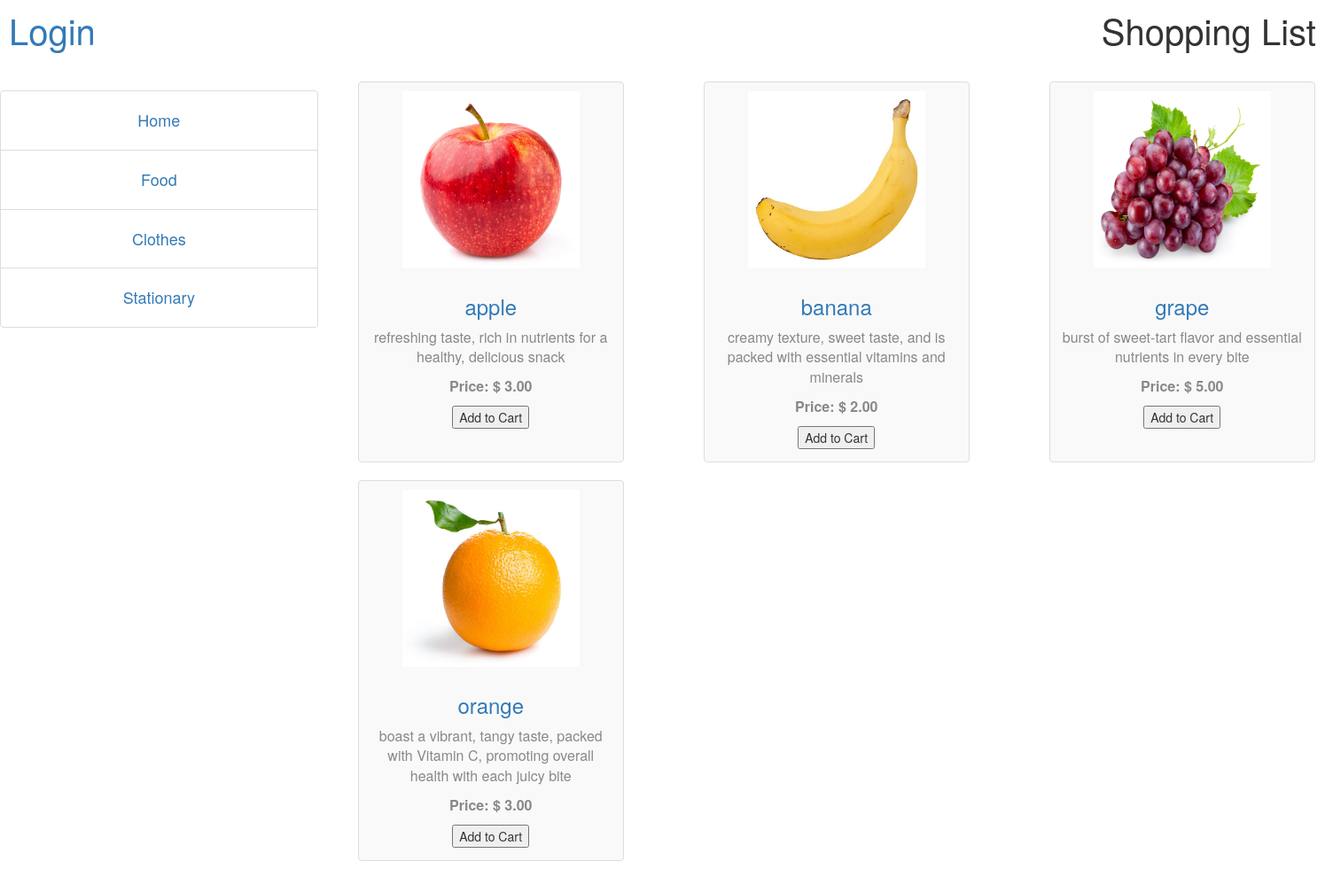
The page /home.php?catid=4 on the database its author committed.
### tables this page shows
CREATE TABLE products (
 pid INTEGER PRIMARY KEY AUTOINCREMENT,
 catid INTEGER,
 name TEXT,
 price FLOAT,
 description TEXT,
 image BLOB,
 FOREIGN KEY(catid) REFERENCES categories(catid)
);

### lib/selectfromcatid.php (called while the page is built)
<?php
$pdo = new PDO('sqlite:../cart.db');
if(isset($_GET['catid'])) {
    $catid = (int)$_GET['catid'];
    $stmt = $pdo->prepare('SELECT pid, catid, name, description, price, image FROM products WHERE catid = :catid');
    $stmt->bindParam(':catid', $catid, PDO::PARAM_INT);
} else {
    $stmt = $pdo->prepare('SELECT pid, catid, name, description, price, image FROM products');
}
$stmt->execute();
$products = $stmt->fetchAll(PDO::FETCH_ASSOC);
return $products;
?>

### home.php (the view, shortened to what this page needs)
<!DOCTYPE html>
<html lang="en">
<head>
  <link href="style.css" rel="stylesheet">
  <link rel="stylesheet" href="https://maxcdn.bootstrapcdn.com/bootstrap/3.4.1/css/bootstrap.min.css">
</head>
<body>
  <header class="list-container">
    <div id="login"><a href="admin.php">Login</a>
      <div id="login"></div>
    </div>
    <div id="list-content">
      Shopping List
    </div>
  </header>
  <div class="container-fluid text-center">
    <div class="row content">
      <ul class="col-sm-3 list-group">
        <li class="list-group-item"><a href="home.php">Home</a></li>
        <li class="list-group-item"><a href="?catid=4">Food</a></li>
        <li class="list-group-item"><a href="?catid=5">Clothes</a></li>
        <li class="list-group-item"><a href="?catid=6">Stationary</a></li>
      </ul>
      <div id="category1" class="col-sm-9">
        <div class="container mt-4">
          <div class="row">
            <?php
            $products = include 'lib/selectfromcatid.php';
            if (!isset($_GET['catid'])) {
              foreach ($products as $product) {
                ?>
                <div class="col-md-4 col-sm-6">
                  <div class="product-item">
                    <a href="product-details.php?pid=<?= urlencode($product['pid']) ?>">
                      <img alt="<?= htmlspecialchars($product['name']) ?>"
                        src="images/<?= htmlspecialchars($product['image']) ?>" class="product-image" />
                    </a>
                    <a href="product-details.php?pid=<?= urlencode($product['pid']) ?>">
                      <h3>
                        <?= htmlspecialchars($product['name']) ?>
                      </h3>
                    </a>
                    <p>
                      <?= htmlspecialchars($product['description']) ?>
                    </p>
                    <p class="price">Price: $
                      <?= number_format($product['price'], 2) ?>
                    </p>
                    <button type="button"
                      onclick="addToCart('<?= addslashes(htmlspecialchars($product['name'])) ?>', <?= htmlspecialchars($product['price']) ?>)">Add to Cart</button>
                  </div>
                </div>
                <?php
              }
            } else {
              foreach ($products as $product) {
                ?>
                <div class="col-md-4 col-sm-6">
                  <div class="product-item">
                    <a href="product-details.php?pid=<?= urlencode($product['pid']) ?>">
                      <img alt="<?= htmlspecialchars($product['name']) ?>"
                        src="images/<?= htmlspecialchars($product['image']) ?>" class="product-image" />
                    </a>
                    <a href="product-details.php?pid=<?= urlencode($product['pid']) ?>">
                      <h3>
                        <?= htmlspecialchars($product['name']) ?>
                      </h3>
                    </a>
                    <p>
                      <?= htmlspecialchars($product['description']) ?>
                    </p>
                    <p class="price">Price: $
                      <?= number_format($product['price'], 2) ?>
                    </p>
                    <button type="button"
                      onclick="addToCart('<?= addslashes(htmlspecialchars($product['name'])) ?>', <?= htmlspecialchars($product['price']) ?>)">Add
                      to Cart</button>
                  </div>
                </div>
                <?php
              }
            }
            ?>
          </div>
        </div>
      </div>
    </div>
  </div>
</body>
</html>

### style.css (style rules this page uses)
#login, #list-content { padding: 5px 10px; font-size: 40px; }
header.list-container { display: flex; justify-content: space-between; }
.product-item { height: 430px; width: 300px; border: 1px solid #ddd; margin-bottom: 20px; padding: 10px; border-radius: 4px; background-color: #f9f9f9; }
.product-image { height: 200px; width: 200px; margin-bottom: 10px; }
.price { font-weight: bold; }
body { font-family: 'Arial', sans-serif; background-color: #f4f4f4; }
.container-fluid { padding: 15px; }
.list-group { width: 200px; background-color: #fff; height: 100%; padding: 10px; }
.list-group .list-group-item { text-decoration: none; font-size: 18px; color: #333; display: block; padding: 20px; }
p { font-size: 16px; color: #888; }

### rows shown on the page
products: name+image (picture), name "apple", description "refreshing taste, rich in nutrients for a healthy, delicious snack", price "3.00"
products: image (picture), name "banana", description "creamy texture, sweet taste, and is packed with essential vitamins and minerals", price "2.00"
products: name+image (picture), name "grape", description "burst of sweet-tart flavor and essential nutrients in every bite", price "5.00"
products: name+image (picture), name "orange", description "boast a vibrant, tangy taste, packed with Vitamin C, promoting overall health with each juicy bite", price "3.00"
